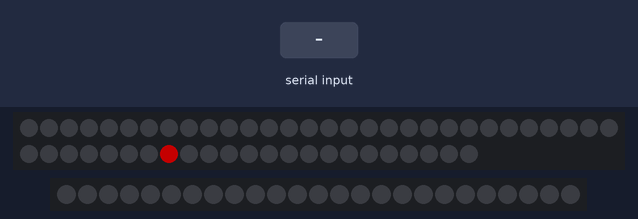
A program run on a simulated Arduino Nano, built with avr-gcc and run on an emulated ATmega328P. Parts: 53 RGB LEDs in strip order, left to right, continuing on the next row, 25 RGB LEDs in strip order, left to right. The inputs (shaded band) are chosen by the test bench. Dim RGB values are drawn brighter than linear; random numbers use the default seed unless the program sets one; what the program prints to the serial monitor is not drawn.

Above: at 2.2 s.
2.3 s: byte 3 (HRT_SENSOR_MAGIC) received over Serial
At 2.71 s:
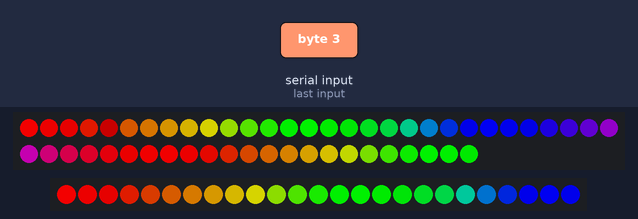
4.9 s: byte 3 (HRT_SENSOR_MAGIC) received over Serial
At 5.73 s:
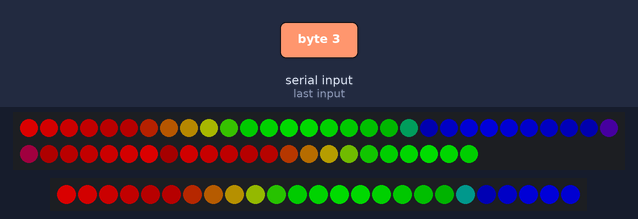
7.3 s: byte 3 (HRT_SENSOR_MAGIC) received over Serial
At 8.46 s:
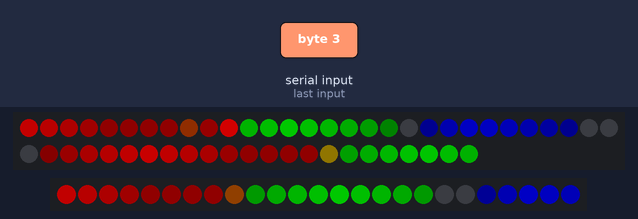
9.8 s: byte 3 (HRT_SENSOR_MAGIC) received over Serial
At 11.19 s:
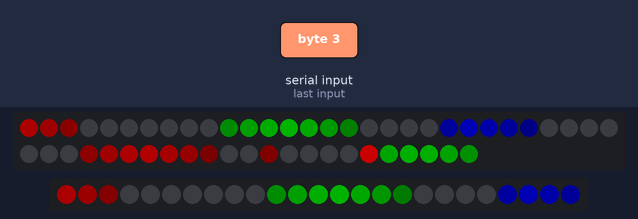
Timing chart, 0 to 12.8 s (numbered marks = the images above; inputs shaded):
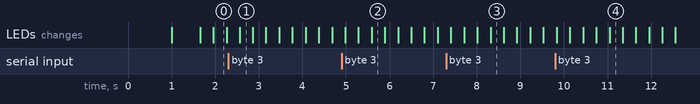

The program:

main.cpp
```cpp
#include <Arduino.h>
#include <FastLED.h>

#define debug Serial

//pins 3 and 2 are inverted
#define TREE_BASE_DATA_PIN  4
#define TREE_BASE_CLOCK_PIN  5
#define TREE_BASE_NUM_PIXELS  53
CRGBArray<TREE_BASE_NUM_PIXELS> tree_base_led_strip;

#define TREE_TOP_DATA_PIN  6
#define TREE_TOP_CLOCK_PIN  7
#define TREE_TOP_NUM_PIXELS  25
CRGBArray<TREE_TOP_NUM_PIXELS> tree_top_led_strip;

//TREE_TOP = RING \ ROPE \ HEART
#define TREE_TOP_RING_NUM_PIXELS 7
#define TREE_TOP_ROPE_NUM_PIXELS 12
#define TREE_TOP_HEART_NUM_PIXELS 6

//TREE = RING \ ROPE \ HEART | BASE
#define TREE_NUM_PIXELS 78


void setup() {
  delay(1000);
  Serial.begin(115200);
  debug.println("-- start DotStar controller --");
  debug.flush();

  FastLED.addLeds<DOTSTAR, TREE_BASE_DATA_PIN, TREE_BASE_CLOCK_PIN, BGR>(tree_base_led_strip, TREE_BASE_NUM_PIXELS);

  FastLED.addLeds<DOTSTAR, TREE_TOP_DATA_PIN, TREE_TOP_CLOCK_PIN, BGR>(tree_top_led_strip, TREE_TOP_NUM_PIXELS);

}

void dimHeartAndRingPattern(){
  for (uint8_t i = 0; i < TREE_TOP_RING_NUM_PIXELS; i++) {
    tree_top_led_strip[i] = 0x200000;
  }
  for (uint8_t i = TREE_TOP_RING_NUM_PIXELS + TREE_TOP_ROPE_NUM_PIXELS; i < TREE_TOP_NUM_PIXELS; i++) {
    tree_top_led_strip[i] = 0x200000;
  }
}

uint8_t heartBeatPatternIndex = 0;
#define LIGHT_FADE_TAIL_NUM_PIXELS 6
void heartBeatPattern(){
  dimHeartAndRingPattern();

  uint8_t baseLedIndex = heartBeatPatternIndex / 2;
  uint8_t ropeLedIndex = heartBeatPatternIndex / 3;
  if (baseLedIndex < (TREE_BASE_NUM_PIXELS / 2) + 2  ){
    tree_base_led_strip[baseLedIndex] = CRGB::Red;
    tree_base_led_strip[TREE_BASE_NUM_PIXELS - baseLedIndex] = CRGB::Red;
  }
  if (ropeLedIndex <= TREE_TOP_ROPE_NUM_PIXELS){
    tree_top_led_strip[TREE_TOP_RING_NUM_PIXELS + TREE_TOP_ROPE_NUM_PIXELS - ropeLedIndex ] = CRGB::Red;
  }

  tree_base_led_strip.fadeToBlackBy(64);
  tree_top_led_strip.fadeToBlackBy(64);
  FastLED.show();

  //index reset condition
  heartBeatPatternIndex++;
  if (baseLedIndex > (TREE_BASE_NUM_PIXELS / 2) + LIGHT_FADE_TAIL_NUM_PIXELS) {
     heartBeatPatternIndex = 0;
  }
}


uint8_t randomPatternFadeIndex = 0;
void randomPatternTree(int cyclesToAddPixel, CRGB color){
  if (randomPatternFadeIndex < cyclesToAddPixel){
    randomPatternFadeIndex++;
  } else {
    uint8_t pixel = random(TREE_BASE_NUM_PIXELS + TREE_TOP_ROPE_NUM_PIXELS);
    if (pixel < TREE_BASE_NUM_PIXELS) {
      tree_base_led_strip[pixel] = color;
    } else {
      tree_top_led_strip[pixel - TREE_BASE_NUM_PIXELS + TREE_TOP_RING_NUM_PIXELS] = color;
    }
    randomPatternFadeIndex = 0;
  }
  tree_base_led_strip.fadeToBlackBy(1);
  tree_top_led_strip.fadeToBlackBy(1);
}

void idleLightsPattern(){
  randomPatternTree(100, CRGB::DarkRed);
  FastLED.show();
}

void sensorCoveredLightsPattern(){
  dimHeartAndRingPattern();
  randomPatternTree(20, CRGB::Red);
  FastLED.show();
}


void addGlitter( fract8 chanceOfGlitter)
{
 if( random8() < chanceOfGlitter) {
   tree_base_led_strip[random8(TREE_BASE_NUM_PIXELS)] = CRGB::White;
   tree_top_led_strip[random8(TREE_TOP_NUM_PIXELS)] = CRGB::White;
 }
}
uint8_t gHue = 0;
void rainbow(){
 fill_rainbow( tree_base_led_strip, TREE_BASE_NUM_PIXELS, gHue++, 7);
 fill_rainbow( tree_top_led_strip, TREE_TOP_NUM_PIXELS, gHue++, 7);
 addGlitter(20);
 FastLED.delay(2);
}


#define HRT_SENSOR_UNCOVERED  0x00
#define HRT_SENSOR_COVERED    0x01
#define HRT_SENSOR_BEAT_RATE  0x02
#define HRT_SENSOR_MAGIC      0x03 //don't try me... really :)

uint8_t lastI2cMessageType = HRT_SENSOR_UNCOVERED;
uint8_t lastBeatRateAvg = 0;

void handleNewMessage(){
  lastI2cMessageType = Serial.read();
  if (lastI2cMessageType == HRT_SENSOR_COVERED){
    uint8_t irValue = Serial.read();
    // debug.print(",NEW_IR: ");
    // debug.println(irValue);
    if (heartBeatPatternIndex != 0) {
      heartBeatPattern();
    } else {
      sensorCoveredLightsPattern();
    }
  } else if (lastI2cMessageType == HRT_SENSOR_BEAT_RATE){
    lastBeatRateAvg = Serial.read();
    // debug.print(",NEW_AVG: ");
    // debug.println(lastBeatRateAvg);
    heartBeatPatternIndex = 0;
    heartBeatPattern();
  } else if (lastI2cMessageType == HRT_SENSOR_UNCOVERED){
    lastBeatRateAvg = 0;
    // debug.println("*NC");
    idleLightsPattern();
  } else if (lastI2cMessageType == HRT_SENSOR_MAGIC){
    debug.println(". 　　 *　 * 　 　");
    debug.println("　　　　 * 　 ·");
    debug.println(" 　 ✧ 　.   · ˚  *");
    debug.println(" 　  +   + 　");
    rainbow();
  } else {
    debug.println("*ER");
    idleLightsPattern();
  }
}

uint8_t availableBytes = 0;
uint8_t cyclesUnavailable = 0;

#define TIMEOUT_LOOP_CYCLES 20
void loop() {
  availableBytes = Serial.available();
  // debug.print("a: ");
  // debug.print(availableBytes);
  // debug.print(" avg: ");
  // debug.print(lastBeatRateAvg);
  // debug.print(" ");
  uint8_t isDataAvailable = availableBytes != 0;
  uint8_t isConnectionNotExpired = cyclesUnavailable < TIMEOUT_LOOP_CYCLES;
  if (isDataAvailable || isConnectionNotExpired) {
    // if bytes were received
    if(isDataAvailable) {
      cyclesUnavailable = 0;
      // debug.print("OLD_AVG: ");
      // debug.print(lastBeatRateAvg);
      handleNewMessage();
      // debug.println();
    } else {
      cyclesUnavailable++;
      // debug.print(" - u: ");
      // debug.println(cyclesUnavailable);
      if (heartBeatPatternIndex != 0) {
        heartBeatPattern();
      } else {
        idleLightsPattern();
      }
    }
  } else {
    lastBeatRateAvg = 0;
    // debug.println("*NA");
    idleLightsPattern();
  }

  delay(5);
}
```
